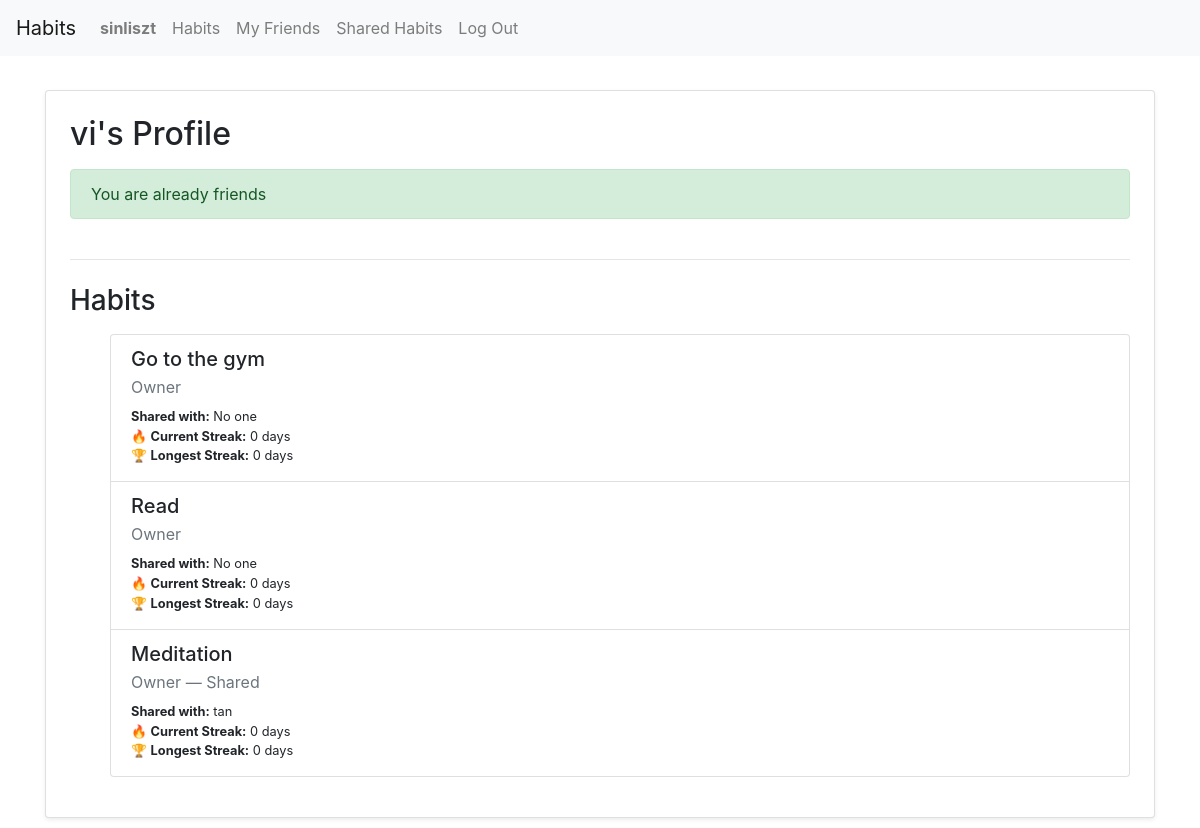
The app's page /profile/vi/ (signed in) with its own data.
### tracker/models.py (models this page shows, shortened)
class User(AbstractUser):
    friends = models.ManyToManyField("self", symmetrical=True, blank=True)

class Habit(models.Model):
    name = models.CharField(max_length=100)
    created_at = models.DateField(auto_now_add=True)
    description = models.TextField(blank=True)
    users = models.ManyToManyField(User, related_name="shared_habits")
    owner = models.ForeignKey(User, on_delete=models.CASCADE, related_name="habits_owned", null=True, blank=True)
    target_minutes = models.PositiveIntegerField(default=30)
    category = models.ForeignKey(Category, on_delete=models.CASCADE, related_name='habits')

### tracker/views.py (the view)
# urls.py: path("profile/<str:username>/", views.profile_view, name="profile_view"),
@login_required
def profile_view(request, username):
    profile_user = get_object_or_404(User, username=username)
    habits = Habit.objects.filter(Q(owner=profile_user) | Q(users=profile_user)).distinct()
    is_self = request.user == profile_user
    already_requested = FriendRequest.objects.filter(from_user=request.user, to_user=profile_user).exists()
    already_friends = profile_user in request.user.friends.all()
    incoming_request = FriendRequest.objects.filter(from_user=profile_user, to_user=request.user).exists()
    can_send_request = not (is_self or already_friends or already_requested or incoming_request)
    if request.method == "POST" and can_send_request:
        FriendRequest.objects.create(from_user=request.user, to_user=profile_user)
        return redirect("profile_view", username=username)
    habit_data = []
    for habit in habits:
        logs = HabitLog.objects.filter(habit=habit)
        streaks = calculate_streaks(
            logs=logs,
            start_date=habit.created_at,
            target_minutes=habit.target_minutes,
        )
        shared_with = habit.users.exclude(id=profile_user.id)
        habit_data.append({
            "habit": habit,
            "is_owner": habit.owner == profile_user,
            "shared_with": shared_with,
            "current_streak": streaks["current_streak"],
            "longest_streak": streaks["longest_streak"],
        })
    return render(request, "tracker/profile.html", {
        "profile_user": profile_user,
        "can_send_request": can_send_request,
        "already_requested": already_requested,
        "already_friends": already_friends,
        "habits": habit_data,
    })

### tracker/templates/tracker/profile.html
{% extends "tracker/layout.html" %}
{% load static %}
{% block body %}
    <div class="container mt-4">
        <div class="card shadow-sm p-4">
            <h2 class="mb-3">{{ profile_user.username }}'s Profile</h2>
            {% if can_send_request%}
                <form method="POST" class="mb-3">
                    {% csrf_token %}
                    <button type="submit" name="send_friend_request" class="btn btn-primary">Send Friend Request</button>
                </form>
            {% elif already_requested %}
                <div class="alert alert-info">Friend request sent</div>
            {% elif already_friends %}
                <div class="alert alert-success">You are already friends</div>
            {% endif %}
            <hr class="my-4">
            <h3 class="mb-3">Habits</h3>
            {% if habits %}
                <div class="list-group">
                    <ul>
                        {% for item in habits %}
                            <div class="list-group-item">
                                <h5 class="mb-1">{{ item.habit.name }}</h5>
                                <p class="mb-1 text-muted">
                                    {% if item.is_owner %}
                                        Owner
                                        {% if item.shared_with %}
                                        &mdash; Shared
                                        {% endif %}
                                    {% else %}
                                        Shared
                                    {% endif %}
                                </p>
                                <small>
                                    <strong>Shared with:</strong>
                                    {% if item.shared_with %}
                                        {% for user in item.shared_with %}
                                            {% if user != request.user %}
                                                {{ user.username }}{% if not forloop.last %}, {% endif %}
                                            {% endif %}
                                        {% endfor %}
                                    {% else %}
                                        No one
                                    {% endif %}
                                    <p class="mb-1">
                                        🔥 <strong>Current Streak:</strong> {{ item.current_streak }} days<br>
                                        🏆 <strong>Longest Streak:</strong> {{ item.longest_streak }} days<br>
                                    </p>
                                </small>
                            </div>
                        {% endfor %}
                    </ul>
                </div>
            {% else %}
                <div class="alert alert-secondary">This user has no habits yet</div>
            {% endif %}
        </div>
    </div>
{% endblock %}

### tracker/templates/tracker/layout.html (shortened to what this page needs)
{% load static %}
<!DOCTYPE html>
<html lang="en">
    <head>
        <link rel="stylesheet" href="https://stackpath.bootstrapcdn.com/bootstrap/4.4.1/css/bootstrap.min.css">
        <link href="{% static 'tracker/styles.css' %}" rel="stylesheet">
    </head>
    <body>
        <nav class="navbar navbar-expand-lg navbar-light bg-light">
            <a class="navbar-brand" href="#">Habits</a>
            <div>
              <ul class="navbar-nav mr-auto">
                {% if user.is_authenticated %}
                    <li class="nav-item">
                        <a class="nav-link" href="{% url 'profile_view' request.user %}"><strong>{{ user.username }}</strong></a>
                    </li>
                {% endif %}
                <li class="nav-item">
                  <a class="nav-link" href="{% url 'index' %}">Habits</a>
                </li>
                {% if user.is_authenticated %}
                    <li class="nav-item">
                        <a class="nav-link" href="{% url 'friends_list' %}">My Friends</a>
                    </li>
                    <li class="nav-item">
                        <a class="nav-link" href="{% url 'shared_habits' %}">Shared Habits</a>
                    </li>
                    <li class="nav-item">
                        <a class="nav-link" href="{% url 'logout' %}">Log Out</a>
                    </li>
                {% endif %}
              </ul>
            </div>
          </nav>
        <div class="body">
            {% block body %}
            {% endblock %}
        </div>
    </body>
</html>

### tracker/static/tracker/styles.css (style rules this page uses)
.body { padding: 10px; }

### records on screen
User: username "sinliszt"
User: username "vi"
Habit: habit.name "Go to the gym", shows "No one", current_streak "0", longest_streak "0"
Habit: habit.name "Read", shows "No one", current_streak "0", longest_streak "0"
Habit: habit.name "Meditation", shows "— Shared", current_streak "0", longest_streak "0"
User: username "tan"
